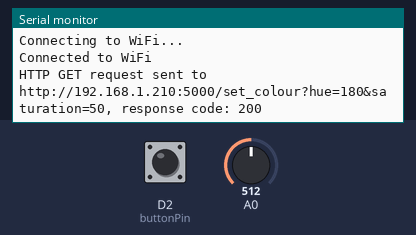
Simulated run of this sketch. Board: ESP8266 (Wemos D1 mini). Shown: the last lines printed to the serial monitor. The inputs (shaded band) are chosen by the test bench; at power-on: D2 (buttonPin) HIGH, A0 = 512. WiFi joins after 1.5 s; servers stay silent unless stated; uploads are accepted with an empty reply.

Above: at 3.2 s.
3.3 s: D2 (buttonPin) pulled LOW for 0.15 s
At 4.7 s:
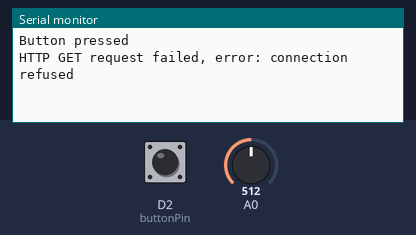
5.0 s: A0 set to 716
At 6.1 s:
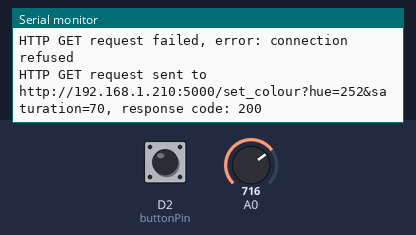
6.5 s: A0 set to 900
At 7.7 s:
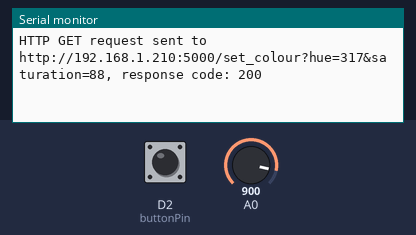

The sketch:

Wemos-Circuit.ino
```cpp
#include <ESP8266WiFi.h>
#include <ESP8266HTTPClient.h>

const int buttonPin = D2;
const char* toggleURL = "http://192.168.1.210:5000/toggle";

WiFiClient client;
int prevPotValue = 0;

void setup() {
  pinMode(buttonPin, INPUT_PULLUP);
  Serial.begin(9600);
  WiFi.begin("BT-F9AH7T", "x");
  while (WiFi.status() != WL_CONNECTED) {
    delay(1000);
    Serial.println("Connecting to WiFi...");
  }
  Serial.println("Connected to WiFi");
}

void loop() {

  int potValue = analogRead(A0);

  if (abs(potValue - prevPotValue) > 30) {
    int hue = map(potValue, 0, 1023, 0, 360);
    int saturation = map(potValue, 0, 1023, 0, 100);

    String url = "http://192.168.1.210:5000/set_colour?hue=" + String(hue) + "&saturation=" + String(saturation);
    const char* colourURL = url.c_str();
    sendRequest(colourURL);

    prevPotValue = potValue;
  }

  int buttonState = digitalRead(buttonPin);

  if (buttonState == LOW) {
      Serial.println("Button pressed");
      sendRequest(toggleURL);
  }

  delay(100);
}

void sendRequest(const char* url) {
  HTTPClient http;
  http.begin(client, url);

  int httpCode = http.GET();
  if (httpCode > 0) {
    Serial.print("HTTP GET request sent to ");
    Serial.print(url);
    Serial.print(", response code: ");
    Serial.println(httpCode);
  } else {
    Serial.print("HTTP GET request failed, error: ");
    Serial.println(http.errorToString(httpCode).c_str());
  }

  http.end();
}
```

Measured:
- after the input at 3.3 s, the serial monitor: prints a new line after 0.05 s (image 1)
- after the input at 5.0 s, the serial monitor: prints a new line after 0.25 s (image 2)
- after the input at 6.5 s, the serial monitor: prints a new line after 0.29 s (image 3)
